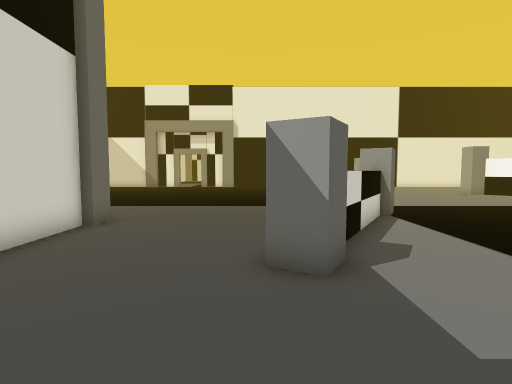
[1] (above)

19 first-person views from a walk through a 3-D level made in the Unity game engine. The camera is 1.5 m above the floor, tilts 4° down and sees 80° across. Doors are open. The floor is counted in squares, 1 m on a side. Each view is taken from the middle of a square. On the plan, view 1 faces up. The plan holds only what a view shows up to about 15 squares ahead; the rest is blank. The place goes on beyond the plan. The player is left out.

[2]
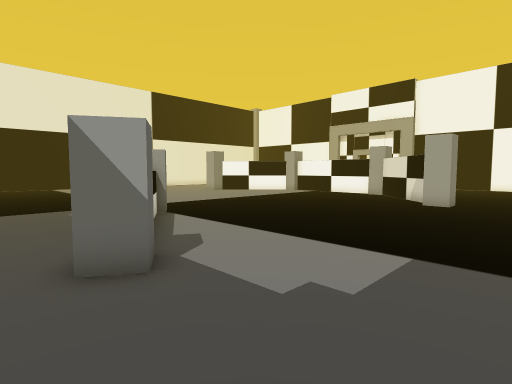

[3]
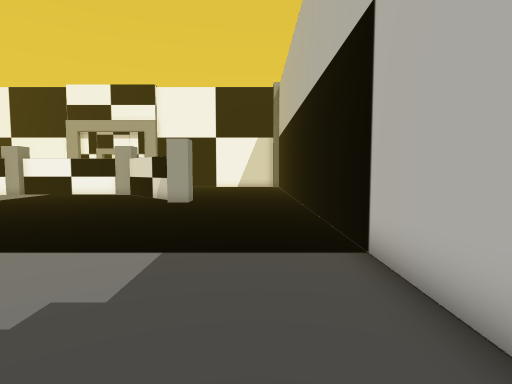

[4]
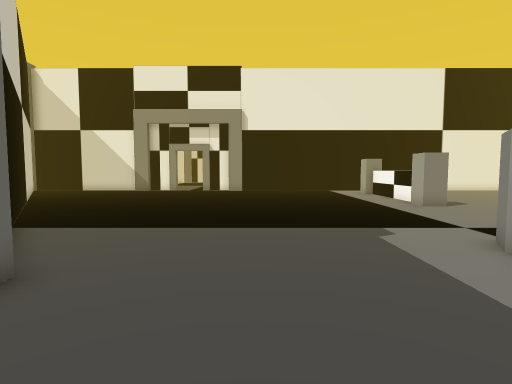

[5]
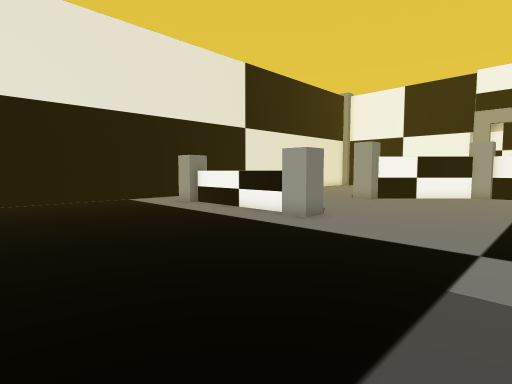

[6]
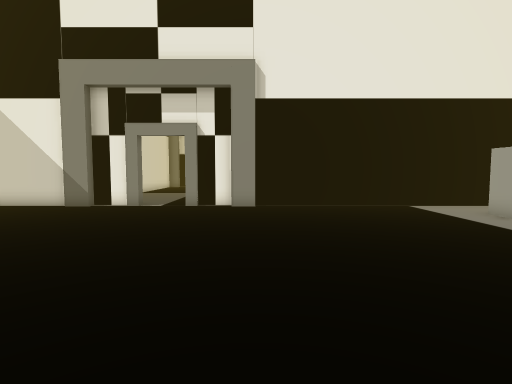

[7]
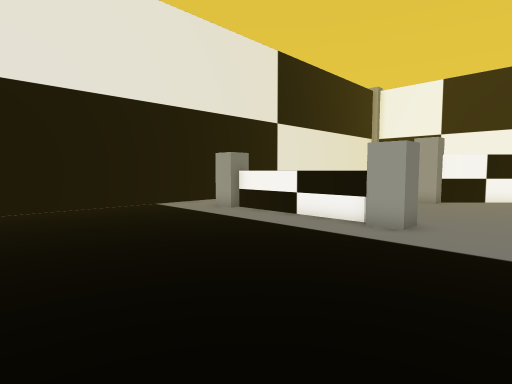

[8]
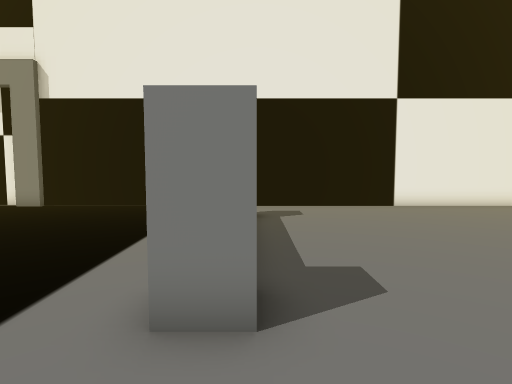

[9]
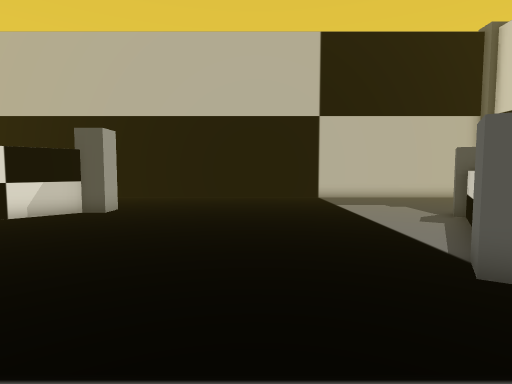

[10]
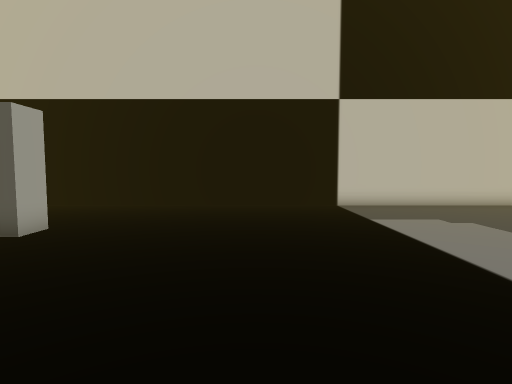

[11]
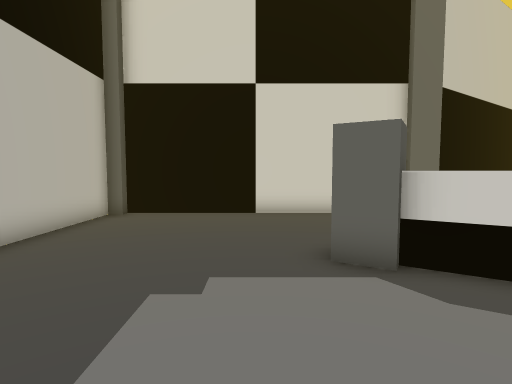

[12]
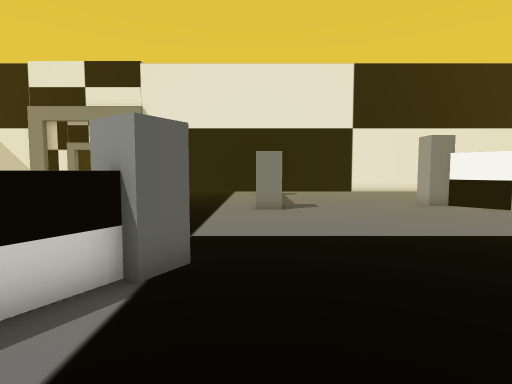

[13]
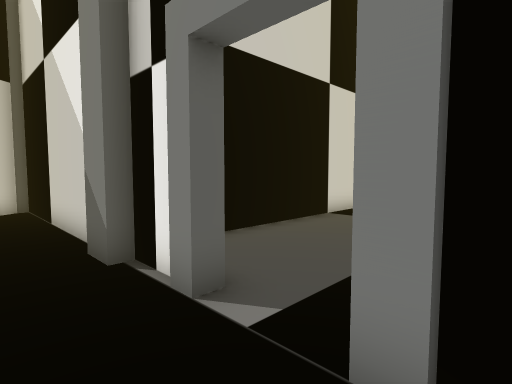

[14]
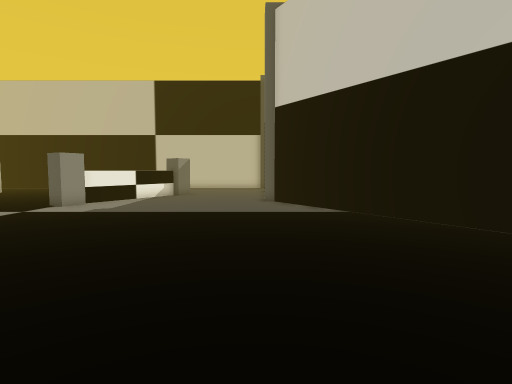

[15]
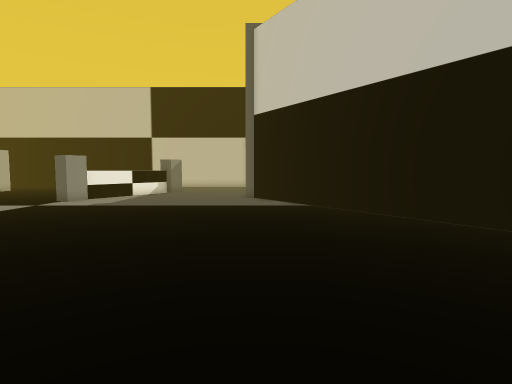

[16]
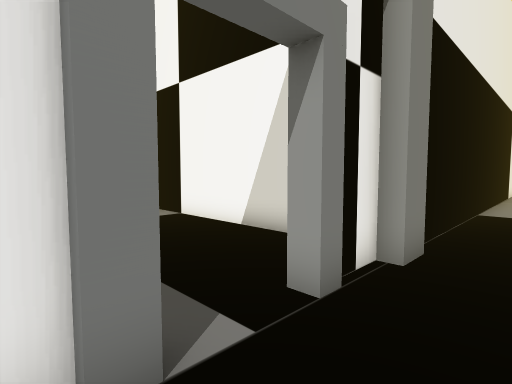

[17]
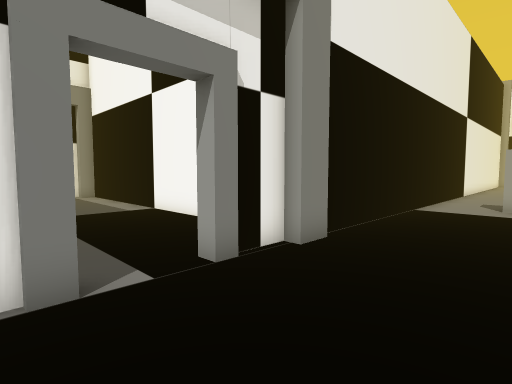

[18]
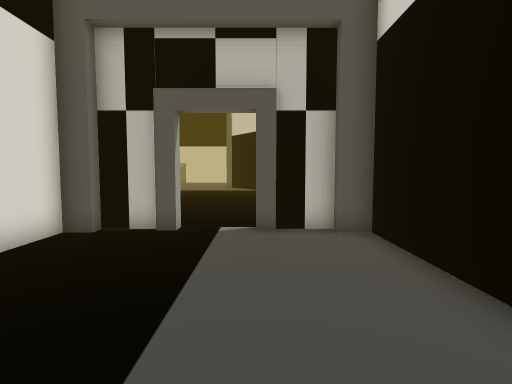

[19]
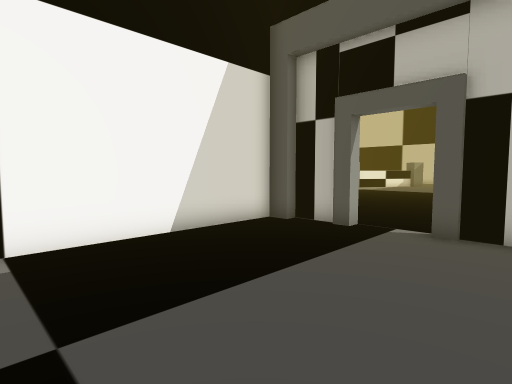

### Floor plan
Points are (right, up) in squares from view 1. A wall is a line through its corners. A room is listed if a view was taken in it or the views show most of it. See-through windows are left out.
Room 1 (views 1, 2, 3, 4, 5, 6, 7, 8, 9, 10, 11, 12, 13, 14, 15, 16, 17)
walls: (4.2, 10.2) (1.3, 5.4); (3.1, 8.9) (3.8, 10.1); (6.4, 18.9) (6.4, 24.5); (-4.7, 8.3) (-4.7, -1.6); (14.6, 18.6) (14.1, 19); (-2, 27.7) (-3, 27.7); (-11.5, 18.9) (-4.9, 9.3) (-4.5, 9.3) (-4.5, 8.3); (-3, 28.1) (-4.5, 28.1); (-4.4, 27.9) (-5, 27.9); (-7, 27.9) (-7.5, 27.9); (-7.4, 28.1) (-9, 28.1); (-4.5, -2.1) (14.5, -2.1); (14.5, 27.9) (-2.1, 27.9); (-9, 27.7) (-10, 27.7); (-10.1, 27.9) (-11.5, 27.9)
ways out: open door at (-6, 28) to room 2
objects: other object (0, 4) to (1, 5); other object (4, 10) to (5, 11); other object (6, 18) to (7, 19); other object (6, 25) to (7, 25); other object (13, 3) to (14, 4); other object (13, 19) to (14, 20)
Room 2 (views 18, 19)
walls: (-5, 28.4) (-4.5, 28.4); (-7.6, 28.4) (-7, 28.4); (-4.5, 28.2) (-3, 28.2) (-3, 28.7) (-2.3, 28.7) (-2.3, 36.5); (-9.8, 36.5) (-9.8, 28.7) (-9, 28.7) (-9, 27.7); (-9.1, 28.2) (-7.5, 28.2)
ways out: open door at (-6, 28) to room 1

Positions as (right, up) in squares from view 1, and headings:
1: (0, 0), facing up
2: (-1, 0), facing up-right
3: (-1, 0), facing right
4: (-1, 5), facing up
5: (-2, 12), facing up-right
6: (-2, 15), facing up
7: (-2, 15), facing up-right
8: (7, 15), facing up
9: (8, 15), facing down
10: (8, 11), facing down
11: (6, 3), facing left
12: (6, 6), facing up
13: (-4, 26), facing up-left
14: (-4, 24), facing down
15: (-5, 26), facing down
16: (-8, 26), facing up-right
17: (-8, 24), facing up-right
18: (-7, 36), facing down
19: (-9, 36), facing down-right
